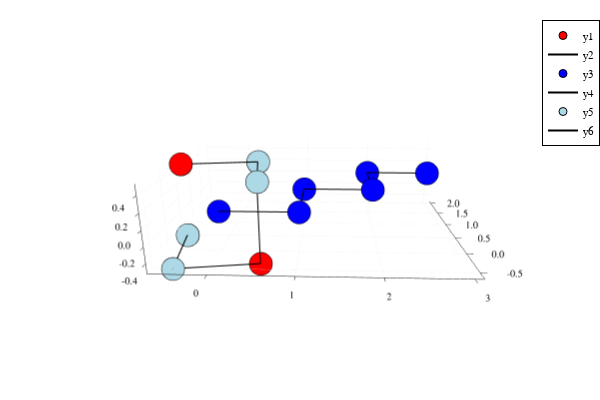

Notebook code cell kept with this figure:
### Code cell
p = plot()
P = centerChain(P)
lastQ = centerChain(lastQ)
OR = optimalRotation(P,lastQ)
P = PolygonalChain([OR*p for p in P.vertices])
plotChain!(P,"red")
plotChain!(Q,"blue")
plotChain!(lastQ,"lightblue")
overlapedRmsd(P,lastQ)
p

### Figure 1 — Plotly figure (JSON) as saved in the notebook; plotly's stock layout.template omitted (floating-point values rounded to 4 significant figures)
{"data": [{"colorbar": {"title": {"text": ""}}, "legendgroup": "y1", "marker": {"color": "rgba(255, 0, 0, 1.000)", "line": {"color": "rgba(0, 0, 0, 1)", "width": 1}, "size": 8, "symbol": "circle"}, "mode": "markers", "name": "y1", "scene": "scene", "showlegend": true, "type": "scatter3d", "x": [-0.5734, -0.414, 0.5732, 0.5734, 0.414, -0.5732], "xaxis": "x", "y": [0.4129, -0.5743, -0.4149, -0.4129, 0.5743, 0.4149], "yaxis": "y", "z": [-0.5007, -0.4988, -0.4993, 0.5007, 0.4988, 0.4993], "zaxis": "z", "zmax": null, "zmin": null}, {"colorbar": {"title": {"text": ""}}, "legendgroup": "y2", "line": {"color": "rgba(0, 0, 0, 1)", "dash": "solid", "shape": "linear", "width": 2}, "mode": "lines", "name": "y2", "scene": "scene", "showlegend": true, "type": "scatter3d", "x": [-0.5734, -0.414, 0.5732, 0.5734, 0.414, -0.5732], "xaxis": "x", "y": [0.4129, -0.5743, -0.4149, -0.4129, 0.5743, 0.4149], "yaxis": "y", "z": [-0.5007, -0.4988, -0.4993, 0.5007, 0.4988, 0.4993], "zaxis": "z", "zmax": null, "zmin": null}, {"colorbar": {"title": {"text": ""}}, "legendgroup": "y3", "marker": {"color": "rgba(0, 0, 255, 1.000)", "line": {"color": "rgba(0, 0, 0, 1)", "width": 1}, "size": 8, "symbol": "circle"}, "mode": "markers", "name": "y3", "scene": "scene", "showlegend": true, "type": "scatter3d", "x": [0, 1, 1, 2, 2, 3], "xaxis": "x", "y": [0, 0, 1, 1, 2, 2], "yaxis": "y", "z": [0, 0, 0, 0, 0, 0], "zaxis": "z", "zmax": null, "zmin": null}, {"colorbar": {"title": {"text": ""}}, "legendgroup": "y4", "line": {"color": "rgba(0, 0, 0, 1)", "dash": "solid", "shape": "linear", "width": 2}, "mode": "lines", "name": "y4", "scene": "scene", "showlegend": true, "type": "scatter3d", "x": [0, 1, 1, 2, 2, 3], "xaxis": "x", "y": [0, 0, 1, 1, 2, 2], "yaxis": "y", "z": [0, 0, 0, 0, 0, 0], "zaxis": "z", "zmax": null, "zmin": null}, {"colorbar": {"title": {"text": ""}}, "legendgroup": "y5", "marker": {"color": "rgba(173, 216, 230, 1.000)", "line": {"color": "rgba(0, 0, 0, 1)", "width": 1}, "size": 8, "symbol": "circle"}, "mode": "markers", "name": "y5", "scene": "scene", "showlegend": true, "type": "scatter3d", "x": [-0.5754, -0.4138, 0.573, 0.573, 0.4153, -0.5722], "xaxis": "x", "y": [0.4118, -0.5751, -0.4135, -0.4135, 0.574, 0.4163], "yaxis": "y", "z": [-0.5006, -0.4992, -0.4992, 0.5008, 0.5008, 0.4975], "zaxis": "z", "zmax": null, "zmin": null}, {"colorbar": {"title": {"text": ""}}, "legendgroup": "y6", "line": {"color": "rgba(0, 0, 0, 1)", "dash": "solid", "shape": "linear", "width": 2}, "mode": "lines", "name": "y6", "scene": "scene", "showlegend": true, "type": "scatter3d", "x": [-0.5754, -0.4138, 0.573, 0.573, 0.4153, -0.5722], "xaxis": "x", "y": [0.4118, -0.5751, -0.4135, -0.4135, 0.574, 0.4163], "yaxis": "y", "z": [-0.5006, -0.4992, -0.4992, 0.5008, 0.5008, 0.4975], "zaxis": "z", "zmax": null, "zmin": null}], "layout": {"annotations": [], "height": 400, "legend": {"bgcolor": "rgba(255, 255, 255, 1.000)", "bordercolor": "rgba(0, 0, 0, 1)", "borderwidth": 1, "font": {"color": "rgba(0, 0, 0, 1)", "family": "sans-serif", "size": 11}, "title": {"font": {"color": "rgba(0, 0, 0, 1)", "family": "sans-serif", "size": 15}, "text": ""}, "tracegroupgap": 0, "traceorder": "normal", "x": 1, "xanchor": "auto", "y": 1, "yanchor": "auto"}, "margin": {"b": 20, "l": 0, "r": 0, "t": 20}, "paper_bgcolor": "rgba(255, 255, 255, 1.000)", "plot_bgcolor": "rgba(255, 255, 255, 1.000)", "scene": {"aspectmode": "auto", "aspectratio": {"x": 1.705, "y": 1.228, "z": 0.4776}, "camera": {"center": {"x": 0, "y": 0, "z": 0}, "eye": {"x": 0.08037, "y": -2.479, "z": 0.7799}, "projection": {"type": "perspective"}, "up": {"x": 0, "y": 0, "z": 1}}, "domain": {"x": [0.06582, 0.9934], "y": [0.03762, 0.9902]}, "xaxis": {"gridcolor": "rgba(0, 0, 0, 0.1)", "gridwidth": 0.5, "linecolor": "rgba(0, 0, 0, 1)", "mirror": false, "range": [-0.6827, 3.107], "showgrid": true, "showline": true, "showticklabels": true, "tickangle": 0, "tickcolor": "rgb(0, 0, 0)", "tickfont": {"color": "rgba(0, 0, 0, 1)", "family": "sans-serif", "size": 11}, "tickmode": "array", "ticks": "inside", "ticktext": ["0", "1", "2", "3"], "tickvals": [0, 1, 2, 3], "title": {"font": {"color": "rgba(0, 0, 0, 1)", "family": "sans-serif", "size": 15}, "text": ""}, "type": "linear", "visible": true, "zeroline": false, "zerolinecolor": "rgba(0, 0, 0, 1)"}, "yaxis": {"gridcolor": "rgba(0, 0, 0, 0.1)", "gridwidth": 0.5, "linecolor": "rgba(0, 0, 0, 1)", "mirror": false, "range": [-0.6523, 2.077], "showgrid": true, "showline": true, "showticklabels": true, "tickangle": 0, "tickcolor": "rgb(0, 0, 0)", "tickfont": {"color": "rgba(0, 0, 0, 1)", "family": "sans-serif", "size": 11}, "tickmode": "array", "ticks": "inside", "ticktext": ["-0.5", "0.0", "0.5", "1.0", "1.5", "2.0"], "tickvals": [-0.5, 0, 0.5, 1, 1.5, 2], "title": {"font": {"color": "rgba(0, 0, 0, 1)", "family": "sans-serif", "size": 15}, "text": ""}, "type": "linear", "visible": true, "zeroline": false, "zerolinecolor": "rgba(0, 0, 0, 1)"}, "zaxis": {"gridcolor": "rgba(0, 0, 0, 0.1)", "gridwidth": 0.5, "linecolor": "rgba(0, 0, 0, 1)", "mirror": false, "range": [-0.5307, 0.5308], "showgrid": true, "showline": true, "showticklabels": true, "tickangle": 0, "tickcolor": "rgb(0, 0, 0)", "tickfont": {"color": "rgba(0, 0, 0, 1)", "family": "sans-serif", "size": 11}, "tickmode": "array", "ticks": "inside", "ticktext": ["-0.4", "-0.2", "0.0", "0.2", "0.4"], "tickvals": [-0.4, -0.2, 0, 0.2, 0.4], "title": {"font": {"color": "rgba(0, 0, 0, 1)", "family": "sans-serif", "size": 15}, "text": ""}, "type": "linear", "visible": true, "zeroline": false, "zerolinecolor": "rgba(0, 0, 0, 1)"}}, "showlegend": true, "width": 600}}
